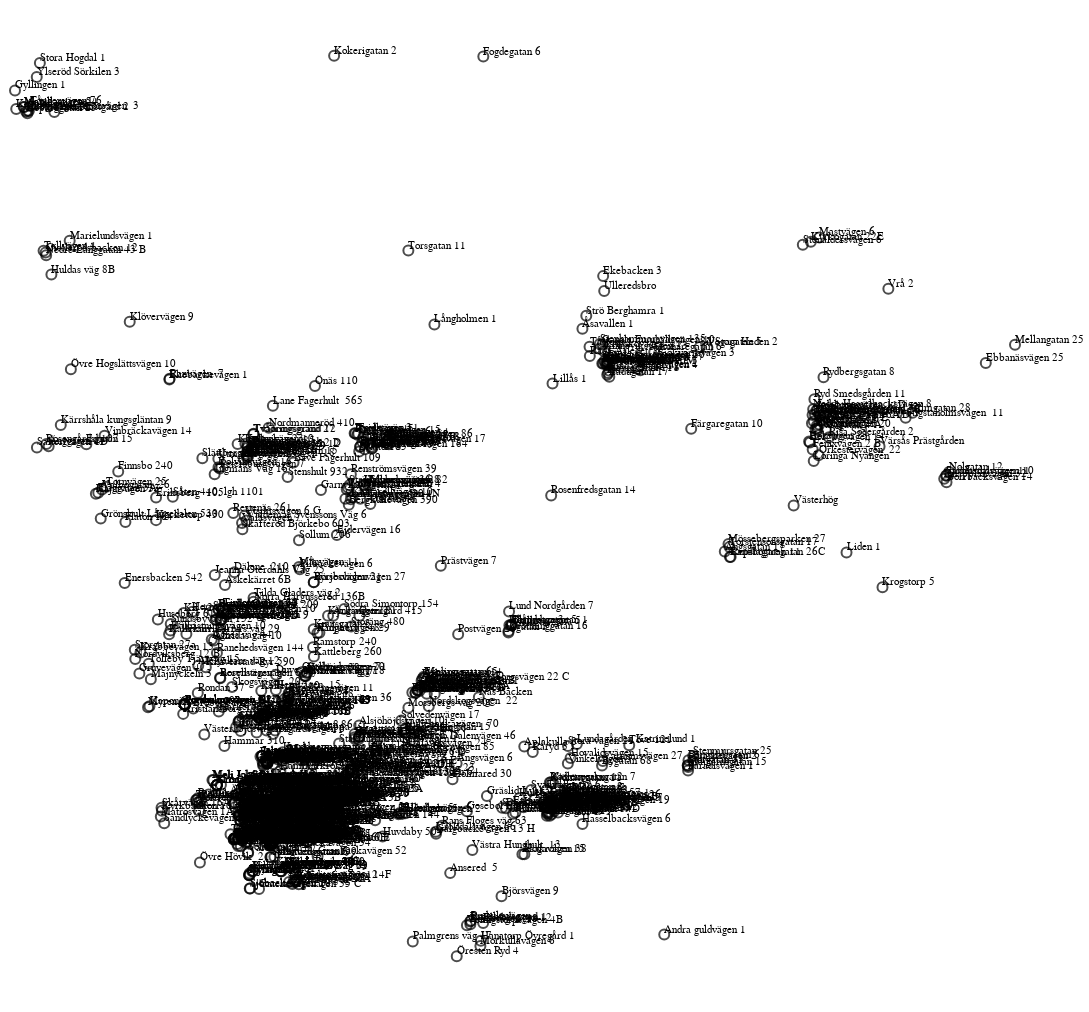

Notebook cell for this chart:
### Code cell
states = alt.topo_feature(data.countries.url, 'states')
capitals = data.us_state_capitals.url

## US states background
#background = alt.Chart(states).mark_geoshape(
#    fill='lightgray',
#    stroke='white'
#).properties(
#    title='US State Capitols',
#    width=700,
#    height=400
#).project('albersUsa')

# Points and text
hover = alt.selection(type='single', on='mouseover', nearest=True,
                      fields=['lat', 'lon'])

base = alt.Chart(house_data.iloc[0:1000],height = 1000,width = 1000).encode(
    longitude='lon:Q',
    latitude='lat:Q'
)

text = base.mark_text(dy=-5, align='left').encode(
    alt.Text('address', type='nominal'),
    opacity=alt.condition(~hover, alt.value(0), alt.value(1))
)

points = base.mark_point().encode(
    color=alt.value('black'),
    size=alt.condition(~hover, alt.value(30), alt.value(100))
).add_selection(hover)

points + text

### Figure 1 — Vega-Lite specification as saved in the notebook (floating-point values rounded to 4 significant figures; data arrays with more than 128 entries replaced by an {"elided": "..."} marker saying what was removed)
{"$schema": "https://vega.github.io/schema/vega-lite/v2.6.0.json", "config": {"view": {"height": 300, "width": 400}}, "datasets": {"data-b22fa8d87a9e3c014958914a18552460": {"elided": "1000 records"}}, "layer": [{"data": {"name": "data-b22fa8d87a9e3c014958914a18552460"}, "encoding": {"color": {"value": "black"}, "latitude": {"field": "lat", "type": "quantitative"}, "longitude": {"field": "lon", "type": "quantitative"}, "size": {"condition": {"selection": {"not": "selector001"}, "value": 30}, "value": 100}}, "height": 1000, "mark": "point", "selection": {"selector001": {"empty": "all", "fields": ["lat", "lon"], "nearest": true, "on": "mouseover", "resolve": "global", "type": "single"}}, "width": 1000}, {"data": {"name": "data-b22fa8d87a9e3c014958914a18552460"}, "encoding": {"latitude": {"field": "lat", "type": "quantitative"}, "longitude": {"field": "lon", "type": "quantitative"}, "opacity": {"condition": {"selection": {"not": "selector001"}, "value": 0}, "value": 1}, "text": {"field": "address", "type": "nominal"}}, "height": 1000, "mark": {"align": "left", "dy": -5, "type": "text"}, "width": 1000}]}
